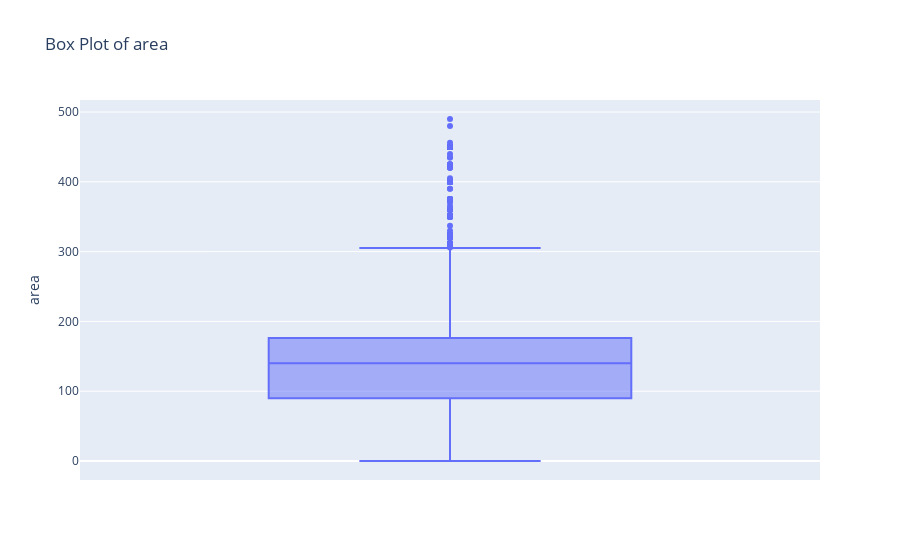

Notebook source saved alongside this figure:
### Code cell
fig = px.box(real_estate[real_estate['area'] >= 0], y='area', title='Box Plot of area')

# Show the plot
fig.show()

### Figure 1 — Plotly figure (JSON) as saved in the notebook; plotly's stock layout.template omitted (floating-point values rounded to 4 significant figures; data arrays with more than 128 entries replaced by an {"elided": "..."} marker saying what was removed)
{"data": [{"alignmentgroup": "True", "hovertemplate": "area=%{y}<extra></extra>", "legendgroup": "", "marker": {"color": "#636efa"}, "name": "", "notched": false, "offsetgroup": "", "orientation": "v", "showlegend": false, "type": "box", "x0": " ", "xaxis": "x", "y": {"elided": "6409 int values"}, "y0": " ", "yaxis": "y"}], "layout": {"boxmode": "group", "legend": {"tracegroupgap": 0}, "title": {"text": "Box Plot of area"}, "xaxis": {"anchor": "y", "domain": [0, 1]}, "yaxis": {"anchor": "x", "domain": [0, 1], "title": {"text": "area"}}}}
